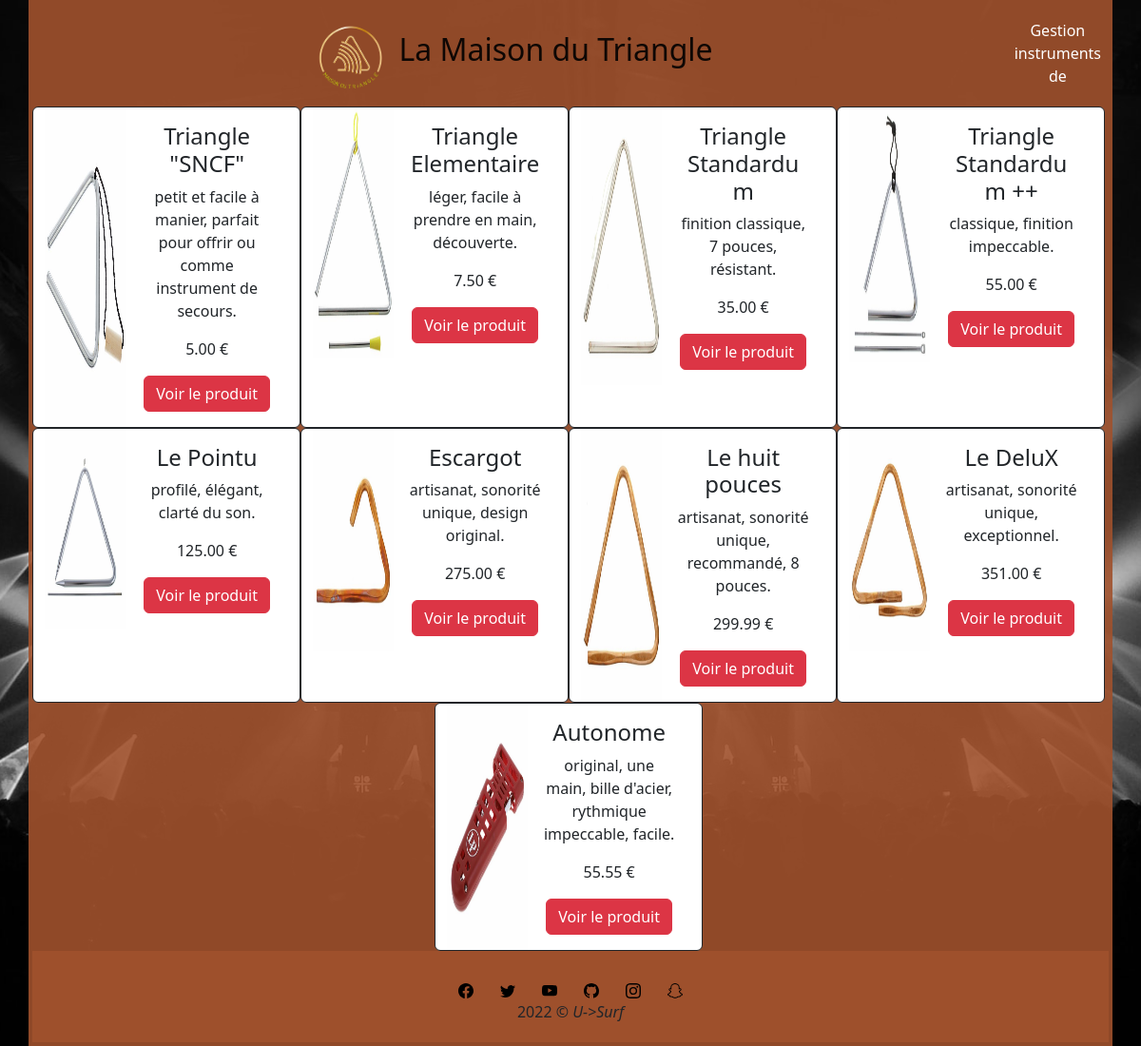
Before: /admin/gestioninstruments.php with the older database file.
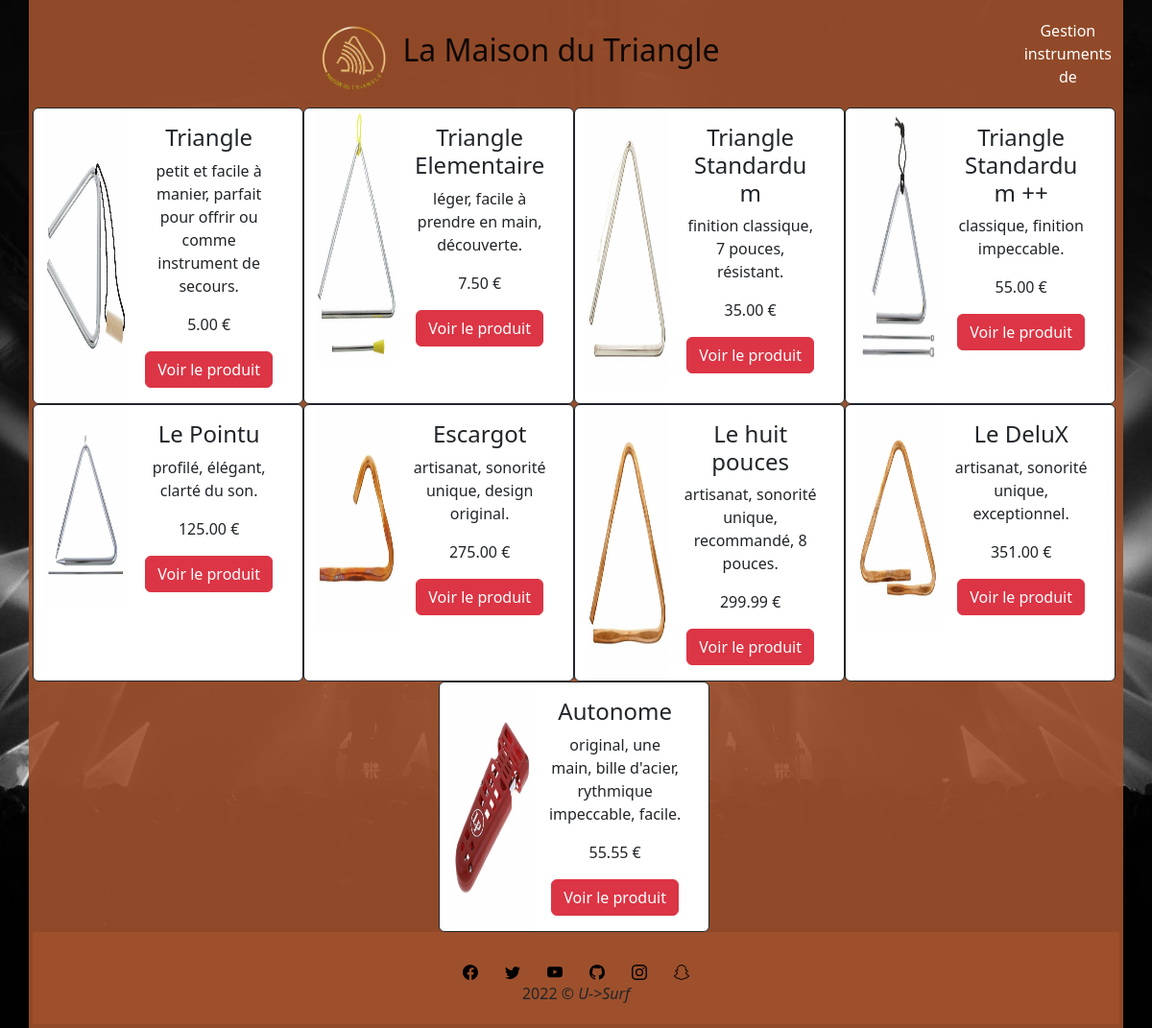
After: the same page with the newer database file.
### tables this page shows
CREATE TABLE `produits` (
  `id_produit` smallint(6) NOT NULL,
  `nom_produit` varchar(25) NOT NULL,
  `reference_fournisseur` varchar(50) NOT NULL,
  `fournisseur` varchar(25) NOT NULL,
  `photo_produit_1` varchar(255) DEFAULT NULL,
  `photo_produit_2` varchar(255) DEFAULT NULL,
  `photo_produit_3` varchar(255) DEFAULT NULL,
  `description_produit` text NOT NULL,
  `materiau` varchar(50) NOT NULL,
  `prix_produit` decimal(10,2) NOT NULL,
  `type_produit` enum('triangle','accessoire') NOT NULL,
  `stock` smallint(4) NOT NULL
);

### inc/init.inc.php (called while the page is built, shortened)
<?php
$content = "";
?>

### admin/gestioninstruments.php (the view, shortened to what this page needs)
<?php
require_once("../inc/init.inc.php");
$requete_instruments = $pdo->query('SELECT * FROM produits where type_produit = "triangle"');
while($instrument = $requete_instruments->fetch(PDO::FETCH_ASSOC)) {
    $content.= '<div class="card border-dark col-3 container-fluid">';
    $content.= '<div class="row g-0">';
    $content.= '<div class="col-sm-4">';
    $content.= '<img class="card-img-top h-100" src="../img/triangles/' . $instrument['photo_produit_1'] . '" alt="' . $instrument['nom_produit'] . '">';
    $content.= '</div>';
    $content.= '<div class="col-sm-8">';
    $content.= '<div class="card-body">';
    $content.= '<h4 class="card-title">' . $instrument['nom_produit'] . '</h4>';
    $content.= '<p class="card-text">' . $instrument['description_produit'] . '</p>';
    $content.= '<p class="card-text">' . $instrument['prix_produit'] . ' €</p>';
    $content.= '<a href="formproduit.php?id=' . $instrument['id_produit'] . '" class="justify-content-center btn btn-danger" target="_blank">Voir le produit</a>';
    $content.= '</div>';
    $content.= '</div>';
    $content.= '</div>';
    $content.= '</div>';
}
$title = "Gestion instruments";
require_once("inc/header.inc.php");
?>
<div class="row container-fluid g-1">
        <?php
            echo $content;
        ?>
    </div>
<?php
require_once("inc/footer.inc.php");
?>

### admin/inc/header.inc.php (shortened to what this page needs)
<!DOCTYPE html>
<html lang="fr-FR">
<head>
    <link rel="stylesheet" href="../css/style.css">
</head>
<body id="admin">
<div class="navigation container w-100 p-1">
    <nav class="navbar navbar-expand-lg">
      <a class="navbar-brand fs-2" href="index.php"><img src="../img/icons/logo.png" alt="" srcset="" class="col-1"> La Maison du Triangle</a>
      <div class="collapse navbar-collapse" id="navbarSupportedContent">
        <ul class="navbar-nav mr-auto">
          <li class="nav-item active">
            <a class="nav-link  text-white" href=""><?php echo $title ?> de </a>
          </li>
        </ul>
      </div>
    </nav>
          </div>
    <main class="container w-100 p-1">

### admin/inc/footer.inc.php (shortened to what this page needs)
<footer class="navigation container w-100 p-1">
<br>
    <div class="row d-inline">
    <a href="https://fr-fr.facebook.com/" target="_blank" rel="noopener noreferrer"><img src="../img/icons/facebook.svg" alt="" srcset=""></a>
    <a href="https://twitter.com/" target="_blank" rel="noopener noreferrer"><img src="../img/icons/twitter.svg" alt="" srcset=""></a>
    <a href="https://youtube.com/" target="_blank" rel="noopener noreferrer"><img src="../img/icons/youtube.svg" alt="" srcset=""></a>
    <a href="https://github.com/DidierColombbus?tab=repositories/" target="_blank" rel="noopener noreferrer"><img src="../img/icons/github.svg" alt="" srcset=""></a>
    <a href="https://instagram.com/" target="_blank" rel="noopener noreferrer"><img src="../img/icons/instagram.svg" alt="" srcset=""></a>
    <a href="https://snapchat.com/" target="_blank" rel="noopener noreferrer"><img src="../img/icons/snapchat.svg" alt="" srcset=""></a>
    </div>
    <br>
    <?php
        echo "<p>" . date("Y") . " © <i>U->Surf</i></p>";
    ?>
</footer>
</body>
</html>

Changed rows visible on the page:
changed produits "petit et facile à manier, parfait pour offrir ou comme instrument de secours.": nom_produit "Triangle \"SNCF\"" → "Triangle"
